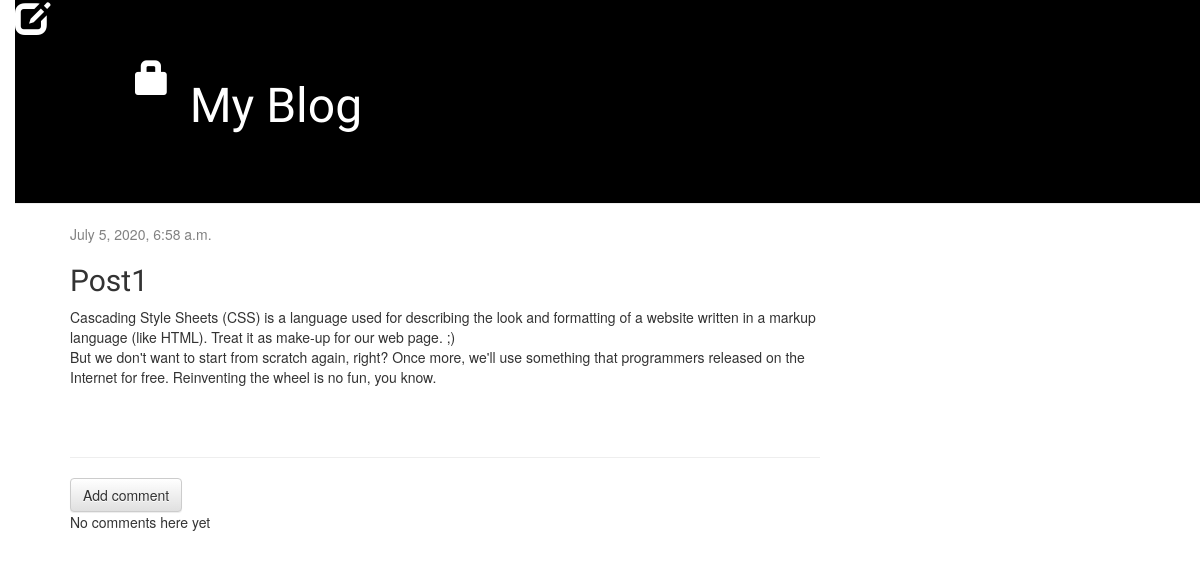
/post/1, run on an earlier commit of the app's database.
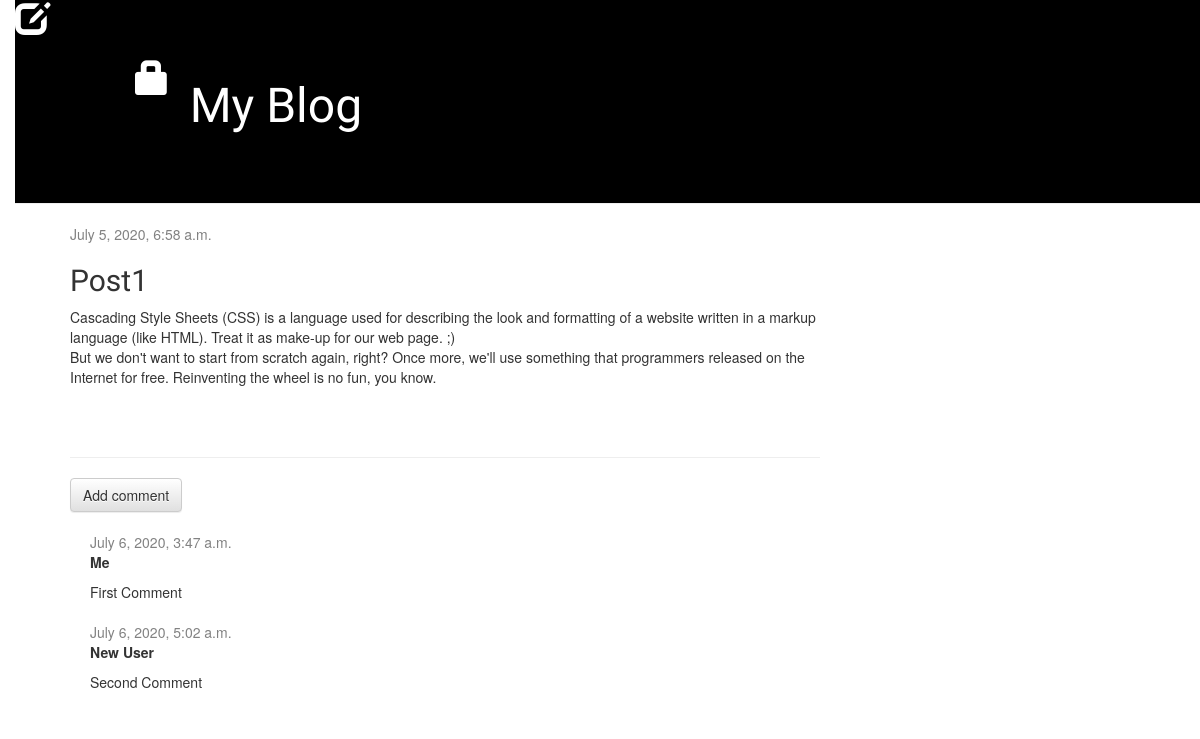
And on a later commit of the database.
### blog/models.py (models this page shows, shortened)
class Comment(models.Model):
    post=models.ForeignKey('blog.Post', on_delete=models.CASCADE, related_name='comments')
    author=models.CharField(max_length=200)
    text=models.TextField()
    created_date=models.DateTimeField(default=timezone.now())
    approved_comment=models.BooleanField(default=False)

### blog/views.py (the view)
# urls.py: path('post/<int:pk>', views.post_detail, name='post_detail'),
def post_detail(request, pk):
    post=get_object_or_404(Post, pk=pk)
    return render(request, 'blog/post_detail.html', {'post': post})

### blog/templates/blog/post_detail.html (shortened to what this page needs)
{% extends 'blog/base.html' %}
{% block content %}
    <div class="post">
        {% if post.published_date %}
            <div class="date">
                {{ post.published_date }}
            </div>
        {% else %}
            <a class="btn btn-default" href="{% url 'post_publish' pk=post.pk %}">Publish</a>
            <a class="btn btn-default" href="{% url 'post_remove' pk=post.pk %}"><span class="glyphicon glyphicon-remove"></span></a>
        {% endif %}
        <h2>{{ post.title }}</h2>
        <p>{{ post.text|linebreaksbr }}</p>
    </div>
    <hr>
    <a class="btn btn-default" href="{% url 'add_comment_to_post' pk=post.pk %}">Add comment</a>
    {% for comment in post.comments.all %}
        {% if user.is_authenticated or comment.approved_comment %}
        <div class="comment">
            <div class="date">
                {{ comment.created_date }}
            </div>
            <strong>{{ comment.author }}</strong>
            <p>{{ comment.text|linebreaks }}</p>
        </div>
        {% endif %}
    {% empty %}
        <p>No comments here yet</p>
    {% endfor %}
{% endblock %}

What changed in the data, as far as the page shows it:
added Comment: created_date "July 6, 2020, 3:47 a.m.", author "Me", text "First Comment"
added Comment: created_date "July 6, 2020, 5:02 a.m.", author "New User", text "Second Comment"
Also different on the page:
text no longer shown: "No comments here yet"
